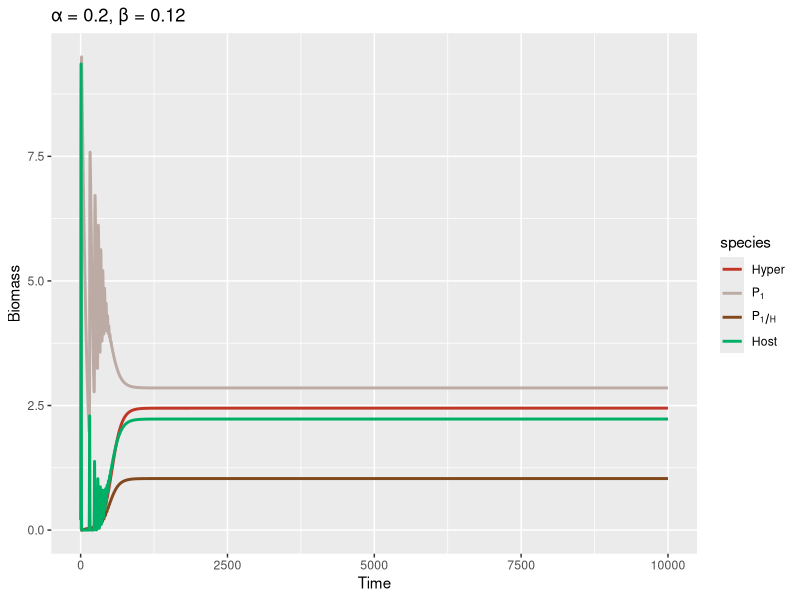

The R script that drew this image: (Note: this script raises an error after producing the figure.)
library(deSolve)
library(tidyverse)

### Build up Mechanism 2 ----
M2_S <- function(times, state, parms) {
  with(as.list(c(state, parms)), {
    dH_dt = (h1 * o1 * P1H) - (c1 * b1 * P1) * H - (d * H)
    dP1H_dt = (b1 * P1 * H) + DL * (e1H * psi1 * a1 * P1H * S) - (o1 + m1) * P1H
    dP1_dt = (e1 * a1 * P1) * S - (b1 * P1) * H + (1 - DL) * (e1H * psi1 * a1 * P1H * S) - m1 * P1
    dS_dt = r * S * (1-S/K) - (a1 * P1 + psi1 * a1 * P1H) * S 
    return(list(c(dH_dt, dP1H_dt, dP1_dt, dS_dt)))
  })
}

### Model parameters ----

times <- seq(0, 10000, by = 0.1)
#state <- c(H = 1, P1H = 0, P1 = 2, S = 5)
state <- c(H = 0.01, P1H = 0, P1 = 0.01, S = 0.2)
#Change alpha and beta--
parms <- c(r = 1, K = 10,
           a1 = 0.2, psi1 = 1, e1 = 0.5,
           b1 = 0.12, m1 = 0.01, e1H = 0.5,
           o1 = 0.8, h1 = 1, c1 = 0.9, d = 0.03, DL = 0)


### Model application ----
pop_size = ode(func = M2_S, times = times, y = state, parms = parms)

tail(pop_size)
#tail(mutate(as.data.frame(pop_size), P1total = P1 + P1H))
### Plot the result ----
## Plotting
pop_size %>%
  as.data.frame() %>%
  filter(time %% 1 == 0) %>%
  #filter(time > 1000, time < 5000) %>%
  #View()
  pivot_longer(cols = c("H", "P1H", "P1", "S"), #"H", "P1H", "P1", "S" 
               names_to = "species", values_to = "biomass") %>%
  #filter(species == c("H","S")) %>%
  ggplot(mapping = aes(x = time, y = biomass, color = species)) +
  labs(x = "Time", y = "Biomass", title = paste0("α = ", parms["a1"], ", β = ", parms["b1"])) +  #paste0("r =", parms["r"]))β
  geom_line(lwd = 1) +
  scale_colour_manual(labels = c("H" = "Hyper", "P1" = expression(P[1]), 
                                 "P1H" = expression(P[1/H]), "S" = "Host"),
                      values = c("H" = "#C03728", "P1" = "#BCAAA4", 
                                 "P1H" = "#82491E", "S" = "#00AF66"))

## Plotting the per capita growth rate
pop_size %>%
  as.data.frame() %>%
  filter(time %% 1 == 0) %>%
  filter(time > 0, time < 500) %>%
  #View()
  pivot_longer(cols = c("per_H", "per_P1H", "per_P1", "per_S"),
               #"per_H", "per_P1H", "per_P1", "per_S"
               names_to = "species", values_to = "rate") %>%
  #filter(species == c("H","S")) %>%
  ggplot(mapping = aes(x = time, y = rate, color = species)) +
  labs(x = "Time", y = "Rate", title = expression(m[1] < m[2])) +  #paste0("r =", parms["r"]))
  geom_line(lwd = 1) +
  scale_colour_manual(labels = c("per_H" = expression(r[H]), "per_P1H" = expression(r[P[1/H]]),
                                 "per_P2H" = expression(r[P[2/H]]) , "per_P1" = expression(r[P[1]]),
                                 "per_P2" = expression(r[P[2]]), "per_S" = expression(r[S])),
                      values = c('per_H' = "#C03728", 'per_P1H' = "#82491E", 
                                 'per_P2H' = "#546E7A", 'per_P1' = "#BCAAA4", 
                                 'per_P2' = "#B0BEC5", 'per_S' = "#00AF66"))

View(pop_size)
sd(pop_size[(nrow(pop_size)-round(length(times)*0.2)):nrow(pop_size),"S"]) > 1e-8

## Theme setting
A = 
  theme_bw()+
  theme(
    plot.title = element_text(hjust = 0.5, size = 20),
    axis.text.x = element_text(size = 15),
    axis.text.y = element_text(size = 15),
    axis.title.x = element_text(size = 20),
    axis.title.y = element_text(size = 20),
    legend.text = element_text(size = 10),
    legend.text.align = 0)
theme_set(A)
